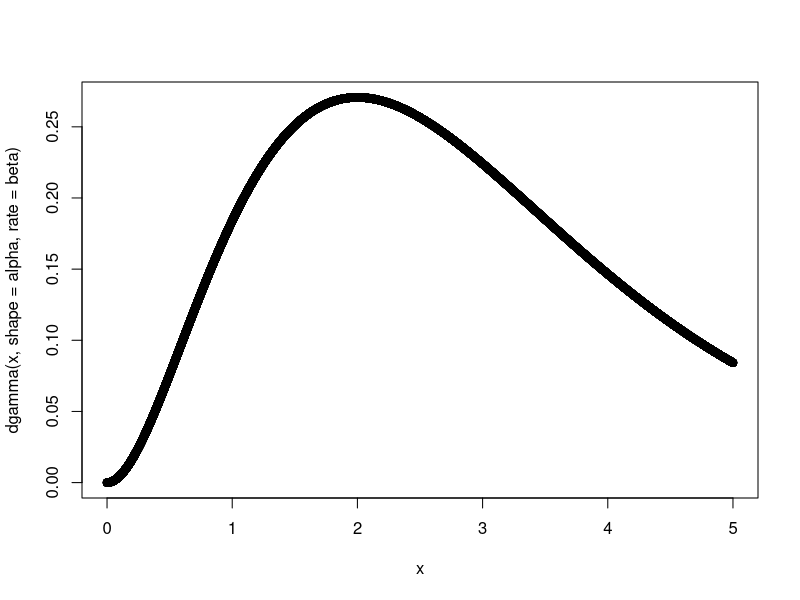

Recreate this plot in R.
## ---- chunk 1
#TODO: Generate n independent samples from f
## ---- chunk 2
# TODO: Write an R function that generates a vector of n independent samples from f. Use the function
# to check how many tries the algorithm needs to generate n = 1000 realisations depending on
# the value of α ∈ (1, 2000]. Generate a plot with values of α on the x-axis and the number of
# tries used on the y-axis. Interpret the result.
# Caution: You need to implement the algorithm on log-scale, otherwise you will get NAs already
# for α around 30.
## ---- chunk 3
# TODO: Write an R function that generates a vector of n independent samples from a gamma distribution
#with parameters α and β. Note that the function should work for any values α > 0 and β > 0,

rate <- 1 
x <- seq(0, 5, by=0.0001)  
alpha =3
beta=1
plot(x,dgamma(x, shape=alpha, rate=beta))

